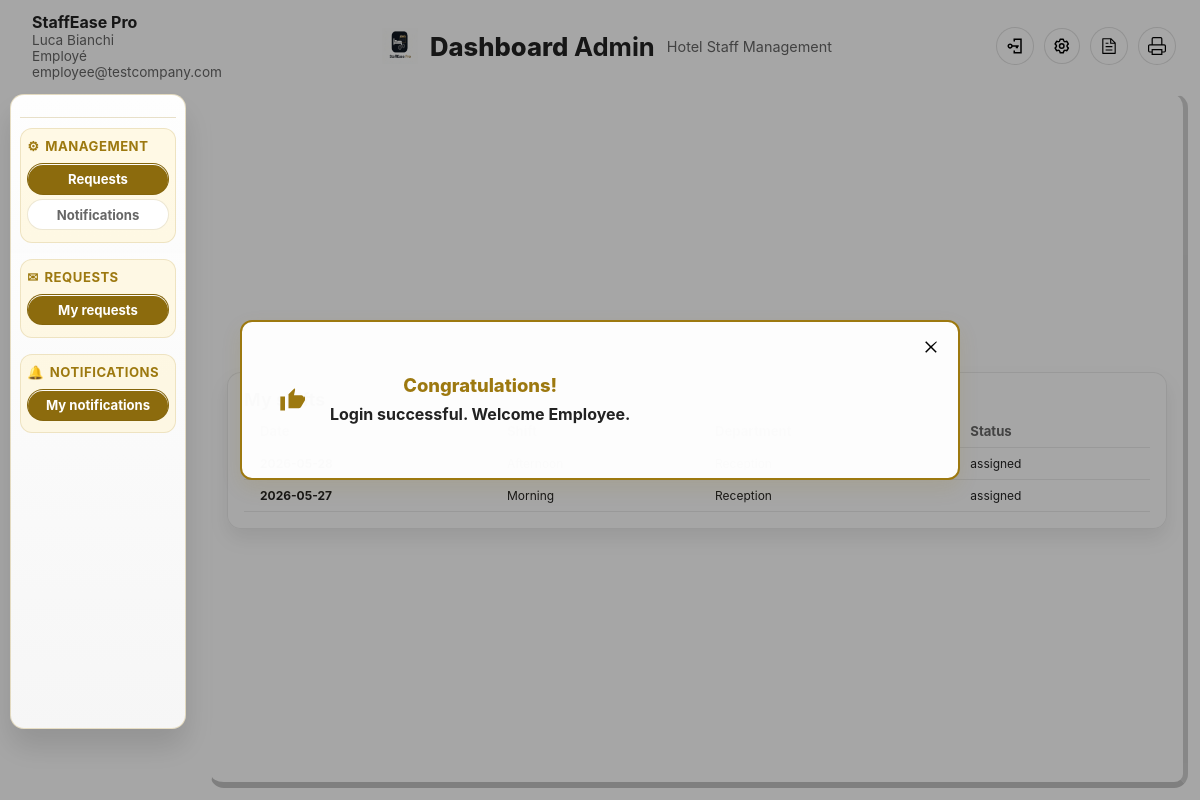
Screenshot of /?route=dashboard (signed in) with the database file from the repository.
### tables this page shows
CREATE TABLE users (
  id INT AUTO_INCREMENT PRIMARY KEY,
  department_id INT NULL,
  first_name VARCHAR(80) NOT NULL,
  last_name VARCHAR(80) NOT NULL,
  email VARCHAR(120) NOT NULL UNIQUE,
  phone VARCHAR(30),
  password VARCHAR(255) NOT NULL,
  role ENUM('super_admin', 'admin', 'department_manager', 'employee') NOT NULL DEFAULT 'employee',
  status ENUM('active', 'inactive') NOT NULL DEFAULT 'active',
  created_at TIMESTAMP DEFAULT CURRENT_TIMESTAMP,
  updated_at TIMESTAMP DEFAULT CURRENT_TIMESTAMP ON UPDATE CURRENT_TIMESTAMP,
  CONSTRAINT fk_users_department
    FOREIGN KEY (department_id) REFERENCES departments(id)
    ON DELETE SET NULL
);

CREATE TABLE user_shifts (
  id INT AUTO_INCREMENT PRIMARY KEY,
  shift_id INT NOT NULL,
  user_id INT NOT NULL,
  work_date DATE NOT NULL,
  status ENUM('assigned', 'completed', 'cancelled', 'in_progress') NOT NULL DEFAULT 'assigned',
  notes TEXT,
  created_at TIMESTAMP DEFAULT CURRENT_TIMESTAMP,
  updated_at TIMESTAMP DEFAULT CURRENT_TIMESTAMP ON UPDATE CURRENT_TIMESTAMP,
  CONSTRAINT fk_user_shifts_shift
    FOREIGN KEY (shift_id) REFERENCES shifts(id)
    ON DELETE CASCADE,
  CONSTRAINT fk_user_shifts_user
    FOREIGN KEY (user_id) REFERENCES users(id)
    ON DELETE CASCADE
);

CREATE TABLE shifts (
  id INT AUTO_INCREMENT PRIMARY KEY,
  department_id INT NOT NULL,
  name VARCHAR(120) NOT NULL,
  description TEXT,
  start_time TIME NOT NULL,
  end_time TIME NOT NULL,
  created_at TIMESTAMP DEFAULT CURRENT_TIMESTAMP,
  updated_at TIMESTAMP DEFAULT CURRENT_TIMESTAMP ON UPDATE CURRENT_TIMESTAMP,
  CONSTRAINT fk_shifts_department
    FOREIGN KEY (department_id) REFERENCES departments(id)
    ON DELETE CASCADE
);

CREATE TABLE departments (
  id INT AUTO_INCREMENT PRIMARY KEY,
  company_id INT NOT NULL,
  name VARCHAR(120) NOT NULL,
  description TEXT,
  head_user_id INT NULL,
  created_at TIMESTAMP DEFAULT CURRENT_TIMESTAMP,
  updated_at TIMESTAMP DEFAULT CURRENT_TIMESTAMP ON UPDATE CURRENT_TIMESTAMP,
  CONSTRAINT fk_departments_company
    FOREIGN KEY (company_id) REFERENCES companies(id)
    ON DELETE CASCADE,
  CONSTRAINT fk_departments_head_user
    FOREIGN KEY (head_user_id) REFERENCES users(id)
    ON DELETE SET NULL
);

### public/views/admin/dashboard.php (the view, shortened to what the rows shown need)
<?php
$currentUser = currentUser();
$role = $currentUser['role'] ?? 'employee';
$moduleRows = $moduleRows ?? [];
?>
<div class="admin-shell dashboard-shell">
        <div class="dashboard-main">
            <?php if ($role === 'super_admin'): ?>
                <div class="admin-grid">
                    <section class="admin-card admin-stat">
                        <span class="admin-stat-value"><?php echo e($stats['users'] ?? 0); ?></span>
                        <span class="admin-stat-label">Users</span>
                    </section>
                    <section class="admin-card admin-stat">
                        <span class="admin-stat-value"><?php echo e($stats['companies'] ?? 0); ?></span>
                        <span class="admin-stat-label">Companies</span>
                    </section>
                    <section class="admin-card admin-stat">
                        <span class="admin-stat-value"><?php echo e($stats['departments'] ?? 0); ?></span>
                        <span class="admin-stat-label">Departments</span>
                    </section>
                </div>
                <section class="admin-card company-directory-section">
                    <div class="dashboard-calendar-headline">
                        <div>
                            <p>Companies</p>
                            <h2>Company overview</h2>
                        </div>
                        <button type="button" class="admin-action-link" data-modal-target="modal-super-directory">Open CRUD</button>
                    </div>
                    <div class="dashboard-company-grid">
                        <?php if (empty($moduleRows['company_directory'] ?? [])): ?>
                            <p>No companies to display.</p>
                        <?php endif; ?>
                        <?php foreach (($moduleRows['company_directory'] ?? []) as $company): ?>
                            <article class="dashboard-company-card">
                                <div class="dashboard-company-card-head">
                                    <div>
                                        <h3><?php echo e($company['name']); ?></h3>
                                        <p><?php echo e($company['city'] ?? '-'); ?></p>
                                    </div>
                                    <?php if (!empty($company['logo_path'])): ?>
                                        <img src="<?php echo e($company['logo_path']); ?>" alt="<?php echo e($company['name']); ?>" class="dashboard-company-logo">
                                    <?php endif; ?>
                                </div>
                                <div class="dashboard-company-metrics">
                                    <div><span>Users</span><strong><?php echo e($company['users_count'] ?? 0); ?></strong></div>
                                    <div><span>Departments</span><strong><?php echo e($company['departments_count'] ?? 0); ?></strong></div>
                                    <div><span>Signature IP</span><strong><?php echo e($company['signature_ip'] ?: '-'); ?></strong></div>
                                </div>
                                <p><strong>Admins:</strong> <?php echo e(empty($company['admins']) ? 'None' : implode(', ', $company['admins'])); ?></p>
                                <p><strong>Department heads:</strong> <?php echo e(empty($company['heads']) ? 'None' : implode(', ', $company['heads'])); ?></p>
                                <p><strong>Departments:</strong> <?php echo e(empty($company['departments']) ? 'None' : implode(', ', $company['departments'])); ?></p>
                            </article>
                        <?php endforeach; ?>
                    </div>
                </section>
            <?php else: ?>
                <section class="admin-card">
                    <h2>My shifts</h2>
                    <div class="table-wrap">
                        <table class="admin-table">
                            <thead>
                                <tr>
                                    <th>Date</th>
                                    <th>Shift</th>
                                    <th>Department</th>
                                    <th>Status</th>
                                </tr>
                            </thead>
                            <tbody>
                                <?php foreach (($moduleRows['shifts'] ?? []) as $shift): ?>
                                    <tr>
                                        <td><?php echo e($shift['work_date']); ?></td>
                                        <td><?php echo e($shift['shift_name']); ?></td>
                                        <td><?php echo e($shift['department_name']); ?></td>
                                        <td><?php echo e($shift['status']); ?></td>
                                    </tr>
                                <?php endforeach; ?>
                            </tbody>
                        </table>
                    </div>
                </section>
            <?php endif; ?>
    </div>
</div>

### app/layout/header.php (shortened to what the rows shown need)
<?php
$route = $route ?? ($_GET['route'] ?? 'home');
$currentUser = currentUser();
$roleLabels = [
    'super_admin' => 'Super Admin',
    'admin' => 'Admin',
    'department_manager' => 'Chef de département',
    'employee' => 'Employé',
];
$isPublicPage = in_array($route, ['home', 'login'], true);
$basePath = $basePath ?? (function () {
    $scriptDir = str_replace('\\', '/', dirname($_SERVER['SCRIPT_NAME'] ?? '/'));
    return $scriptDir === '/' ? '' : rtrim($scriptDir, '/');
})();
?>
<header class="admin-header<?php echo $isPublicPage ? ' is-public' : ''; ?><?php echo $route === 'login' ? ' is-login' : ''; ?>">
    <nav class="admin-navbar" aria-label="Navigation principale">
        <div class="admin-navbar-inner">
            <?php if ($isPublicPage): ?>
            <div class="public-navbar-center">
                <a href="<?php echo appUrl('home'); ?>" class="public-brand-link" aria-label="StaffEase Pro">
                    <img src="<?php echo $basePath; ?>/assets/images/LogoStaffeasePro.jpg" alt="StaffEase Pro" class="public-brand-logo">
                </a>
            </div>
            <?php if ($route === 'home'): ?>
            <div class="public-navbar-right">
                <a href="<?php echo appUrl('login'); ?>" class="icon-btn public-login-btn" title="Connexion">
                    <img src="<?php echo $basePath; ?>/assets/icons/log-in.svg" alt="login" class="nav-icon">
                </a>
            </div>
            <?php endif; ?>
            <?php else: ?>
            <div class="admin-navbar-section admin-navbar-left">
                <?php if ($currentUser !== null): ?>
                <div class="hotel-meta">
                    <div class="hotel-name">StaffEase Pro</div>
                    <div class="hotel-submeta">
                        <span class="employee-name"><?php echo e(($currentUser['first_name'] ?? '') . ' ' . ($currentUser['last_name'] ?? '')); ?></span>
                        <span class="employee-role"><?php echo e($roleLabels[$currentUser['role'] ?? 'employee'] ?? ucfirst((string) ($currentUser['role'] ?? 'employee'))); ?></span>
                        <span class="employee-email"><?php echo e($currentUser['email'] ?? 'employee@example.com'); ?></span>
                    </div>
                </div>
                <?php endif; ?>
            </div>
            <?php endif; ?>
        </div>
    </nav>
</header>

### rows the page displays
users: first_name+last_name "Luca Bianchi", role "Employé", email "employee@testcompany.com"
user_shifts: status "assigned"
user_shifts: work_date "2026-05-27", shift.name "Morning", departments.name "Reception", status "assigned"

### other values shown
$section['icon'] "⚙"
$section['title'] "MANAGEMENT"
$button['label'] "Requests"
$button['label'] "Notifications"
$section['icon'] "✉"
$section['title'] "REQUESTS"
$button['label'] "My requests"
$section['icon'] "🔔"
$section['title'] "NOTIFICATIONS"
$button['label'] "My notifications"
$flashSuccess "Login successful. Welcome Employee."
